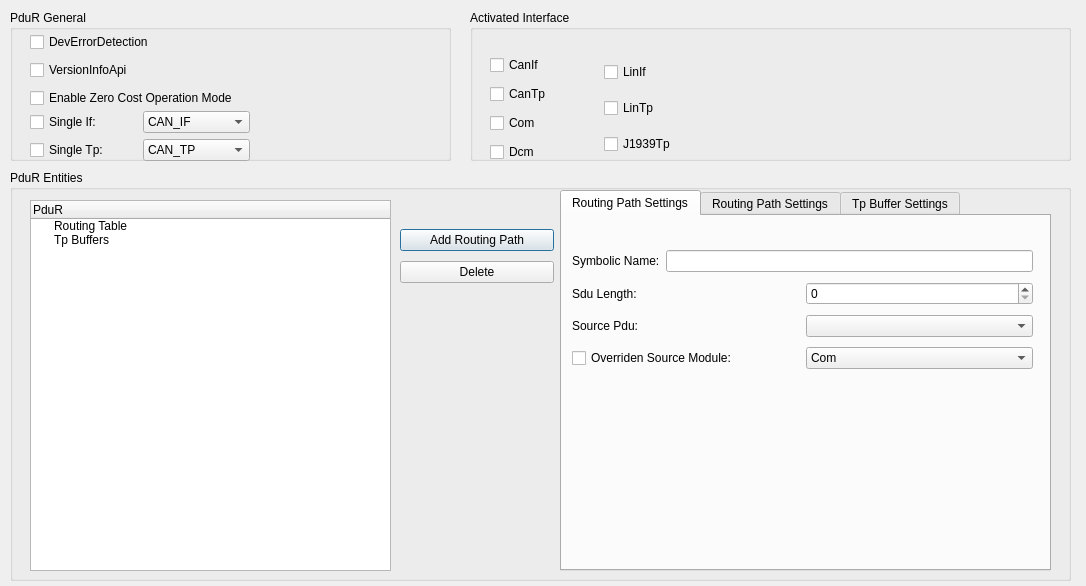
<?xml version="1.0" encoding="UTF-8"?>
<ui version="4.0">
 <class>cd_pdur</class>
 <widget class="QDialog" name="cd_pdur">
  <property name="geometry">
   <rect>
    <x>0</x>
    <y>0</y>
    <width>1086</width>
    <height>586</height>
   </rect>
  </property>
  <property name="windowTitle">
   <string>Pdu Router</string>
  </property>
  <property name="styleSheet">
   <string notr="true">font: 12pt &quot;Consolas&quot;;</string>
  </property>
  <widget class="QGroupBox" name="groupBox_2">
   <property name="geometry">
    <rect>
     <x>10</x>
     <y>170</y>
     <width>1061</width>
     <height>411</height>
    </rect>
   </property>
   <property name="maximumSize">
    <size>
     <width>16777214</width>
     <height>16777215</height>
    </size>
   </property>
   <property name="title">
    <string>PduR Entities</string>
   </property>
   <widget class="QTreeWidget" name="trPduRCfg">
    <property name="geometry">
     <rect>
      <x>20</x>
      <y>30</y>
      <width>361</width>
      <height>371</height>
     </rect>
    </property>
    <property name="styleSheet">
     <string notr="true">font: 10pt &quot;Consolas&quot;;</string>
    </property>
    <column>
     <property name="text">
      <string>PduR</string>
     </property>
    </column>
    <item>
     <property name="text">
      <string>Routing Table</string>
     </property>
    </item>
    <item>
     <property name="text">
      <string>Tp Buffers</string>
     </property>
    </item>
   </widget>
   <widget class="QTabWidget" name="tabCfg">
    <property name="geometry">
     <rect>
      <x>550</x>
      <y>20</y>
      <width>491</width>
      <height>381</height>
     </rect>
    </property>
    <property name="maximumSize">
     <size>
      <width>16777215</width>
      <height>16777214</height>
     </size>
    </property>
    <property name="currentIndex">
     <number>0</number>
    </property>
    <widget class="QWidget" name="tab">
     <attribute name="title">
      <string>Routing Path Settings</string>
     </attribute>
     <widget class="QWidget" name="layoutWidget">
      <property name="geometry">
       <rect>
        <x>10</x>
        <y>30</y>
        <width>461</width>
        <height>128</height>
       </rect>
      </property>
      <layout class="QVBoxLayout" name="verticalLayout_3">
       <item>
        <layout class="QHBoxLayout" name="horizontalLayout_2">
         <item>
          <widget class="QLabel" name="label">
           <property name="text">
            <string>Symbolic Name:</string>
           </property>
          </widget>
         </item>
         <item>
          <widget class="QLineEdit" name="leSrcName"/>
         </item>
        </layout>
       </item>
       <item>
        <layout class="QHBoxLayout" name="horizontalLayout_3">
         <item>
          <widget class="QLabel" name="label_2">
           <property name="text">
            <string>Sdu Length:</string>
           </property>
          </widget>
         </item>
         <item>
          <widget class="QSpinBox" name="spbxSduLength"/>
         </item>
        </layout>
       </item>
       <item>
        <layout class="QHBoxLayout" name="horizontalLayout_4">
         <item>
          <widget class="QLabel" name="label_3">
           <property name="text">
            <string>Source Pdu:</string>
           </property>
          </widget>
         </item>
         <item>
          <widget class="QComboBox" name="cmbxSrcPdu"/>
         </item>
        </layout>
       </item>
       <item>
        <layout class="QHBoxLayout" name="horizontalLayout_5">
         <item>
          <widget class="QCheckBox" name="cbxSrcModule">
           <property name="text">
            <string>Overriden Source Module:</string>
           </property>
          </widget>
         </item>
         <item>
          <widget class="QComboBox" name="cmbxSrcModule">
           <item>
            <property name="text">
             <string>Com</string>
            </property>
           </item>
           <item>
            <property name="text">
             <string>Dcm</string>
            </property>
           </item>
           <item>
            <property name="text">
             <string>CanIf</string>
            </property>
           </item>
           <item>
            <property name="text">
             <string>CanTp</string>
            </property>
           </item>
           <item>
            <property name="text">
             <string>LinIf</string>
            </property>
           </item>
           <item>
            <property name="text">
             <string>LinTp</string>
            </property>
           </item>
           <item>
            <property name="text">
             <string>FrIf</string>
            </property>
           </item>
           <item>
            <property name="text">
             <string>FrTp</string>
            </property>
           </item>
          </widget>
         </item>
        </layout>
       </item>
      </layout>
     </widget>
    </widget>
    <widget class="QWidget" name="tab_2">
     <attribute name="title">
      <string>Routing Path Settings</string>
     </attribute>
     <widget class="QWidget" name="layoutWidget">
      <property name="geometry">
       <rect>
        <x>10</x>
        <y>30</y>
        <width>461</width>
        <height>128</height>
       </rect>
      </property>
      <layout class="QVBoxLayout" name="verticalLayout_4">
       <item>
        <layout class="QHBoxLayout" name="horizontalLayout_6">
         <item>
          <widget class="QLabel" name="label_4">
           <property name="text">
            <string>Symbolic Name:</string>
           </property>
          </widget>
         </item>
         <item>
          <widget class="QLineEdit" name="leDstName"/>
         </item>
        </layout>
       </item>
       <item>
        <layout class="QHBoxLayout" name="horizontalLayout_7">
         <item>
          <widget class="QCheckBox" name="cbxDataProvision">
           <property name="text">
            <string>Data Provision</string>
           </property>
          </widget>
         </item>
         <item>
          <widget class="QComboBox" name="cmbxDataProvision">
           <item>
            <property name="text">
             <string>DIRECT</string>
            </property>
           </item>
           <item>
            <property name="text">
             <string>TRIGGER_TRANSMIT</string>
            </property>
           </item>
          </widget>
         </item>
        </layout>
       </item>
       <item>
        <layout class="QHBoxLayout" name="horizontalLayout_8">
         <item>
          <widget class="QLabel" name="label_6">
           <property name="text">
            <string>Destination Pdu:</string>
           </property>
          </widget>
         </item>
         <item>
          <widget class="QComboBox" name="cmbxDstPdu"/>
         </item>
        </layout>
       </item>
       <item>
        <layout class="QHBoxLayout" name="horizontalLayout_9">
         <item>
          <widget class="QCheckBox" name="cbxDstModule">
           <property name="text">
            <string>Overriden Destinatione Module:</string>
           </property>
          </widget>
         </item>
         <item>
          <widget class="QComboBox" name="cmbxDstModule">
           <item>
            <property name="text">
             <string>Com</string>
            </property>
           </item>
           <item>
            <property name="text">
             <string>Dcm</string>
            </property>
           </item>
           <item>
            <property name="text">
             <string>CanIf</string>
            </property>
           </item>
           <item>
            <property name="text">
             <string>CanTp</string>
            </property>
           </item>
           <item>
            <property name="text">
             <string>LinIf</string>
            </property>
           </item>
           <item>
            <property name="text">
             <string>LinTp</string>
            </property>
           </item>
           <item>
            <property name="text">
             <string>FrIf</string>
            </property>
           </item>
           <item>
            <property name="text">
             <string>FrTp</string>
            </property>
           </item>
          </widget>
         </item>
        </layout>
       </item>
      </layout>
     </widget>
    </widget>
    <widget class="QWidget" name="tab_3">
     <attribute name="title">
      <string>Tp Buffer Settings</string>
     </attribute>
     <widget class="QWidget" name="layoutWidget">
      <property name="geometry">
       <rect>
        <x>11</x>
        <y>31</y>
        <width>461</width>
        <height>62</height>
       </rect>
      </property>
      <layout class="QVBoxLayout" name="verticalLayout_5">
       <item>
        <layout class="QHBoxLayout" name="horizontalLayout_10">
         <item>
          <widget class="QLabel" name="label_5">
           <property name="text">
            <string>Buffer Name:</string>
           </property>
          </widget>
         </item>
         <item>
          <widget class="QLineEdit" name="leBufferName"/>
         </item>
        </layout>
       </item>
       <item>
        <layout class="QHBoxLayout" name="horizontalLayout_11">
         <item>
          <widget class="QLabel" name="label_7">
           <property name="text">
            <string>Buffer Size in Bytes</string>
           </property>
          </widget>
         </item>
         <item>
          <widget class="QSpinBox" name="spbxBufferSize"/>
         </item>
        </layout>
       </item>
      </layout>
     </widget>
    </widget>
   </widget>
   <widget class="QWidget" name="layoutWidget">
    <property name="geometry">
     <rect>
      <x>390</x>
      <y>55</y>
      <width>154</width>
      <height>62</height>
     </rect>
    </property>
    <layout class="QVBoxLayout" name="verticalLayout_2">
     <item>
      <widget class="QPushButton" name="btnAdd">
       <property name="text">
        <string>Add Routing Path</string>
       </property>
      </widget>
     </item>
     <item>
      <widget class="QPushButton" name="btnDel">
       <property name="text">
        <string>Delete</string>
       </property>
      </widget>
     </item>
    </layout>
   </widget>
  </widget>
  <widget class="QGroupBox" name="groupBox">
   <property name="geometry">
    <rect>
     <x>10</x>
     <y>10</y>
     <width>441</width>
     <height>151</height>
    </rect>
   </property>
   <property name="title">
    <string>PduR General</string>
   </property>
   <widget class="QWidget" name="layoutWidget">
    <property name="geometry">
     <rect>
      <x>20</x>
      <y>20</y>
      <width>304</width>
      <height>83</height>
     </rect>
    </property>
    <layout class="QVBoxLayout" name="verticalLayout_10">
     <item>
      <widget class="QCheckBox" name="cbxDevErr">
       <property name="text">
        <string>DevErrorDetection</string>
       </property>
      </widget>
     </item>
     <item>
      <widget class="QCheckBox" name="cbxVersionInfo">
       <property name="text">
        <string>VersionInfoApi</string>
       </property>
      </widget>
     </item>
     <item>
      <widget class="QCheckBox" name="cbxZeroCostEnable">
       <property name="text">
        <string>Enable Zero Cost Operation Mode</string>
       </property>
      </widget>
     </item>
    </layout>
   </widget>
   <widget class="QWidget" name="layoutWidget">
    <property name="geometry">
     <rect>
      <x>20</x>
      <y>101</y>
      <width>220</width>
      <height>51</height>
     </rect>
    </property>
    <layout class="QVBoxLayout" name="verticalLayout_11">
     <item>
      <layout class="QHBoxLayout" name="horizontalLayout_16">
       <item>
        <widget class="QCheckBox" name="cbxSingleIf">
         <property name="text">
          <string>Single If:</string>
         </property>
        </widget>
       </item>
       <item>
        <widget class="QComboBox" name="cmbxSingleIf">
         <item>
          <property name="text">
           <string>CAN_IF</string>
          </property>
         </item>
         <item>
          <property name="text">
           <string>LIN_IF</string>
          </property>
         </item>
        </widget>
       </item>
      </layout>
     </item>
     <item>
      <layout class="QHBoxLayout" name="horizontalLayout_17">
       <item>
        <widget class="QCheckBox" name="cbxSingleTp">
         <property name="text">
          <string>Single Tp:</string>
         </property>
        </widget>
       </item>
       <item>
        <widget class="QComboBox" name="cmbxSingleTp">
         <item>
          <property name="text">
           <string>CAN_TP</string>
          </property>
         </item>
         <item>
          <property name="text">
           <string>LIN_TP</string>
          </property>
         </item>
         <item>
          <property name="text">
           <string>J1939_TP</string>
          </property>
         </item>
        </widget>
       </item>
      </layout>
     </item>
    </layout>
   </widget>
  </widget>
  <widget class="QGroupBox" name="groupBox_3">
   <property name="geometry">
    <rect>
     <x>470</x>
     <y>10</y>
     <width>601</width>
     <height>151</height>
    </rect>
   </property>
   <property name="title">
    <string>Activated Interface</string>
   </property>
   <widget class="QWidget" name="layoutWidget">
    <property name="geometry">
     <rect>
      <x>20</x>
      <y>42</y>
      <width>221</width>
      <height>114</height>
     </rect>
    </property>
    <layout class="QHBoxLayout" name="horizontalLayout">
     <item>
      <layout class="QVBoxLayout" name="verticalLayout">
       <item>
        <widget class="QCheckBox" name="cbxCanIf">
         <property name="text">
          <string>CanIf</string>
         </property>
        </widget>
       </item>
       <item>
        <widget class="QCheckBox" name="cbxCanTp">
         <property name="text">
          <string>CanTp</string>
         </property>
        </widget>
       </item>
       <item>
        <widget class="QCheckBox" name="cbxCom">
         <property name="text">
          <string>Com</string>
         </property>
        </widget>
       </item>
       <item>
        <widget class="QCheckBox" name="cbxDcm">
         <property name="text">
          <string>Dcm</string>
         </property>
        </widget>
       </item>
      </layout>
     </item>
     <item>
      <layout class="QVBoxLayout" name="verticalLayout_9">
       <item>
        <widget class="QCheckBox" name="cbxLinIf">
         <property name="text">
          <string>LinIf</string>
         </property>
        </widget>
       </item>
       <item>
        <widget class="QCheckBox" name="cbxLinTp">
         <property name="text">
          <string>LinTp</string>
         </property>
        </widget>
       </item>
       <item>
        <widget class="QCheckBox" name="cbxJ1939Tp">
         <property name="text">
          <string>J1939Tp</string>
         </property>
        </widget>
       </item>
      </layout>
     </item>
    </layout>
   </widget>
  </widget>
 </widget>
 <resources/>
 <connections/>
</ui>
